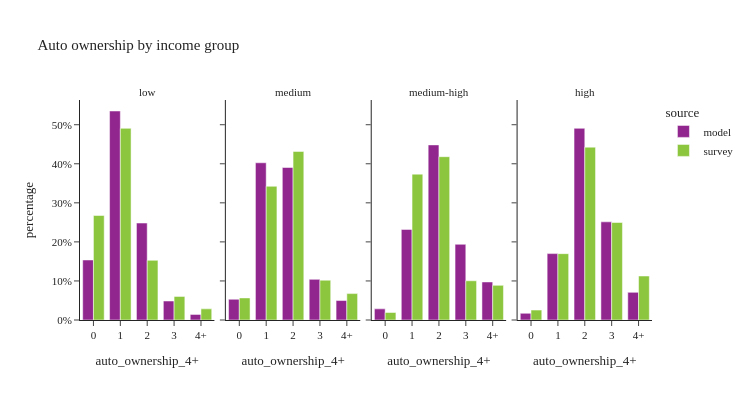

Here is the notebook cell this chart was saved with:
### Code cell
util.plot_share_facetbar(hh_data, 'hh_weight', share_col="auto_ownership_4+", title="Auto ownership by income group", 
                            facet_col="income_group", facet_col_wrap=4, height=400, orientation='v')

### Figure 1 — Plotly figure (JSON) as saved in the notebook; plotly's stock layout.template omitted (floating-point values rounded to 4 significant figures)
{"data": [{"alignmentgroup": "True", "customdata": [[61120], [212809], [98725], [19314], [5712]], "hovertemplate": "source=model<br>income_group=low<br>auto_ownership_4+=%{x}<br>percentage=%{y}<br>sample_size=%{customdata[0]}<extra></extra>", "legendgroup": "model", "marker": {"color": "#91268F", "pattern": {"shape": ""}}, "name": "model", "offsetgroup": "model", "orientation": "v", "showlegend": true, "textposition": "auto", "type": "bar", "x": ["0", "1", "2", "3", "4+"], "xaxis": "x", "y": [0.1537, 0.5351, 0.2483, 0.04857, 0.01436], "yaxis": "y"}, {"alignmentgroup": "True", "customdata": [[21380], [162231], [157358], [41937], [20096]], "hovertemplate": "source=model<br>income_group=medium<br>auto_ownership_4+=%{x}<br>percentage=%{y}<br>sample_size=%{customdata[0]}<extra></extra>", "legendgroup": "model", "marker": {"color": "#91268F", "pattern": {"shape": ""}}, "name": "model", "offsetgroup": "model", "orientation": "v", "showlegend": false, "textposition": "auto", "type": "bar", "x": ["0", "1", "2", "3", "4+"], "xaxis": "x2", "y": [0.05305, 0.4026, 0.3905, 0.1041, 0.04987], "yaxis": "y2"}, {"alignmentgroup": "True", "customdata": [[11496], [93468], [180673], [78104], [39247]], "hovertemplate": "source=model<br>income_group=medium-high<br>auto_ownership_4+=%{x}<br>percentage=%{y}<br>sample_size=%{customdata[0]}<extra></extra>", "legendgroup": "model", "marker": {"color": "#91268F", "pattern": {"shape": ""}}, "name": "model", "offsetgroup": "model", "orientation": "v", "showlegend": false, "textposition": "auto", "type": "bar", "x": ["0", "1", "2", "3", "4+"], "xaxis": "x3", "y": [0.02853, 0.2319, 0.4483, 0.1938, 0.09739], "yaxis": "y3"}, {"alignmentgroup": "True", "customdata": [[6884], [68262], [197096], [100930], [28421]], "hovertemplate": "source=model<br>income_group=high<br>auto_ownership_4+=%{x}<br>percentage=%{y}<br>sample_size=%{customdata[0]}<extra></extra>", "legendgroup": "model", "marker": {"color": "#91268F", "pattern": {"shape": ""}}, "name": "model", "offsetgroup": "model", "orientation": "v", "showlegend": false, "textposition": "auto", "type": "bar", "x": ["0", "1", "2", "3", "4+"], "xaxis": "x4", "y": [0.01714, 0.17, 0.4908, 0.2513, 0.07077], "yaxis": "y4"}, {"alignmentgroup": "True", "customdata": [[329], [406], [98], [27], [9]], "hovertemplate": "source=survey<br>income_group=low<br>auto_ownership_4+=%{x}<br>percentage=%{y}<br>sample_size=%{customdata[0]}<extra></extra>", "legendgroup": "survey", "marker": {"color": "#8CC63E", "pattern": {"shape": ""}}, "name": "survey", "offsetgroup": "survey", "orientation": "v", "showlegend": true, "textposition": "auto", "type": "bar", "x": ["0", "1", "2", "3", "4+"], "xaxis": "x", "y": [0.2676, 0.4907, 0.1528, 0.0604, 0.0285], "yaxis": "y"}, {"alignmentgroup": "True", "customdata": [[81], [260], [122], [27], [9]], "hovertemplate": "source=survey<br>income_group=medium<br>auto_ownership_4+=%{x}<br>percentage=%{y}<br>sample_size=%{customdata[0]}<extra></extra>", "legendgroup": "survey", "marker": {"color": "#8CC63E", "pattern": {"shape": ""}}, "name": "survey", "offsetgroup": "survey", "orientation": "v", "showlegend": false, "textposition": "auto", "type": "bar", "x": ["0", "1", "2", "3", "4+"], "xaxis": "x2", "y": [0.05657, 0.3424, 0.4316, 0.1019, 0.06759], "yaxis": "y2"}, {"alignmentgroup": "True", "customdata": [[107], [488], [341], [83], [47]], "hovertemplate": "source=survey<br>income_group=medium-high<br>auto_ownership_4+=%{x}<br>percentage=%{y}<br>sample_size=%{customdata[0]}<extra></extra>", "legendgroup": "survey", "marker": {"color": "#8CC63E", "pattern": {"shape": ""}}, "name": "survey", "offsetgroup": "survey", "orientation": "v", "showlegend": false, "textposition": "auto", "type": "bar", "x": ["0", "1", "2", "3", "4+"], "xaxis": "x3", "y": [0.01926, 0.3734, 0.4182, 0.1004, 0.0887], "yaxis": "y3"}, {"alignmentgroup": "True", "customdata": [[72], [359], [381], [108], [42]], "hovertemplate": "source=survey<br>income_group=high<br>auto_ownership_4+=%{x}<br>percentage=%{y}<br>sample_size=%{customdata[0]}<extra></extra>", "legendgroup": "survey", "marker": {"color": "#8CC63E", "pattern": {"shape": ""}}, "name": "survey", "offsetgroup": "survey", "orientation": "v", "showlegend": false, "textposition": "auto", "type": "bar", "x": ["0", "1", "2", "3", "4+"], "xaxis": "x4", "y": [0.02538, 0.1698, 0.4425, 0.2497, 0.1126], "yaxis": "y4"}], "layout": {"annotations": [{"font": {}, "showarrow": false, "text": "low", "x": 0.1175, "xanchor": "center", "xref": "paper", "y": 1.0, "yanchor": "bottom", "yref": "paper"}, {"font": {}, "showarrow": false, "text": "medium", "x": 0.3725, "xanchor": "center", "xref": "paper", "y": 1.0, "yanchor": "bottom", "yref": "paper"}, {"font": {}, "showarrow": false, "text": "medium-high", "x": 0.6275, "xanchor": "center", "xref": "paper", "y": 1.0, "yanchor": "bottom", "yref": "paper"}, {"font": {}, "showarrow": false, "text": "high", "x": 0.8825, "xanchor": "center", "xref": "paper", "y": 1.0, "yanchor": "bottom", "yref": "paper"}], "barmode": "group", "height": 400, "legend": {"title": {"text": "source"}, "tracegroupgap": 0}, "title": {"text": "Auto ownership by income group"}, "width": 750, "xaxis": {"anchor": "y", "domain": [0.0, 0.235], "title": {"text": "auto_ownership_4+"}}, "xaxis2": {"anchor": "y2", "domain": [0.255, 0.49], "matches": "x", "title": {"text": "auto_ownership_4+"}}, "xaxis3": {"anchor": "y3", "domain": [0.51, 0.745], "matches": "x", "title": {"text": "auto_ownership_4+"}}, "xaxis4": {"anchor": "y4", "domain": [0.765, 1.0], "matches": "x", "title": {"text": "auto_ownership_4+"}}, "yaxis": {"anchor": "x", "domain": [0.0, 1.0], "tickformat": ".0%", "title": {"text": "percentage"}}, "yaxis2": {"anchor": "x2", "domain": [0.0, 1.0], "matches": "y", "showticklabels": false, "tickformat": ".0%"}, "yaxis3": {"anchor": "x3", "domain": [0.0, 1.0], "matches": "y", "showticklabels": false}, "yaxis4": {"anchor": "x4", "domain": [0.0, 1.0], "matches": "y", "showticklabels": false}}}
